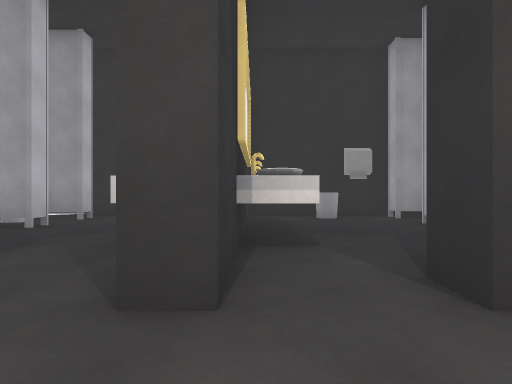
View 1 (above)

16 first-person views from a walk through a 3-D level made in the Unity game engine. The camera is 1.2 m above the floor, looks level and sees 70° across. The floor is counted in squares, 2 m on a side. Each view is taken from the middle of a square. On the plan, view 1 faces up. The plan holds only what a view shows up to about 10 squares ahead; the rest is blank. The place goes on beyond the plan. The player is left out. Door leaves are left out, so doorways stand open. Some surface patterns are stand-ins.

View 2
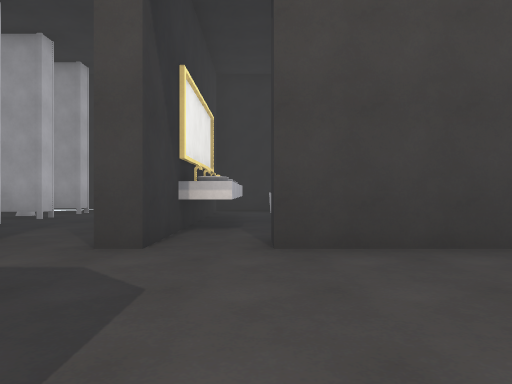

View 3
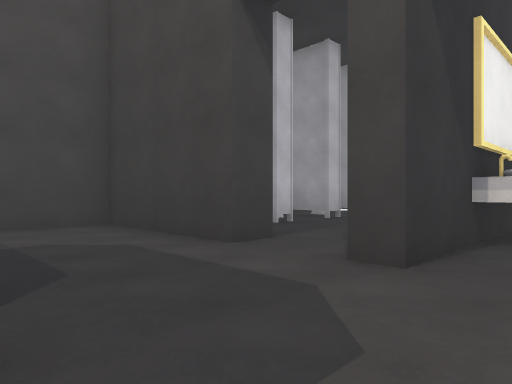

View 4
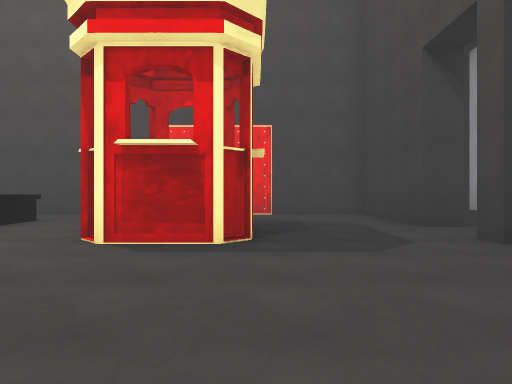

View 5
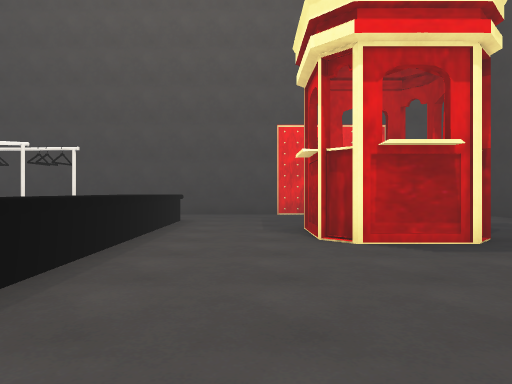

View 6
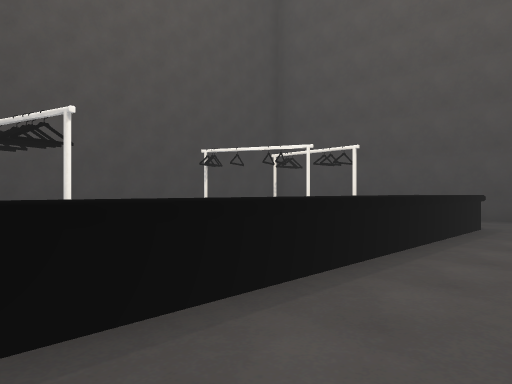

View 7
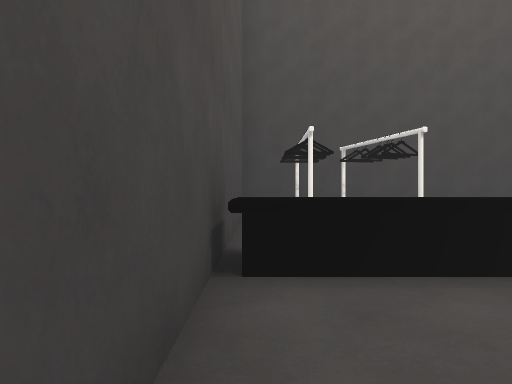

View 8
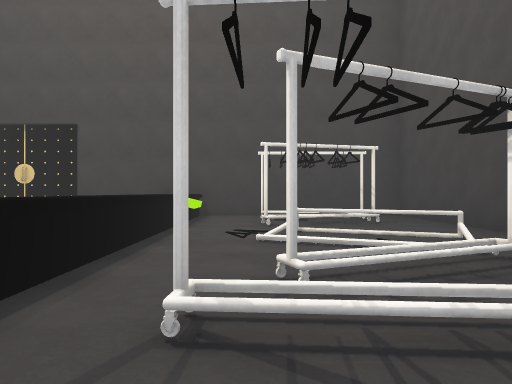

View 9
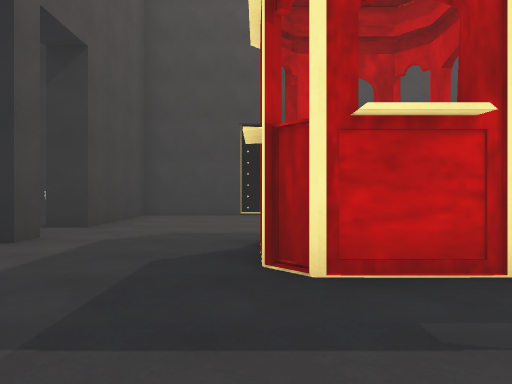

View 10
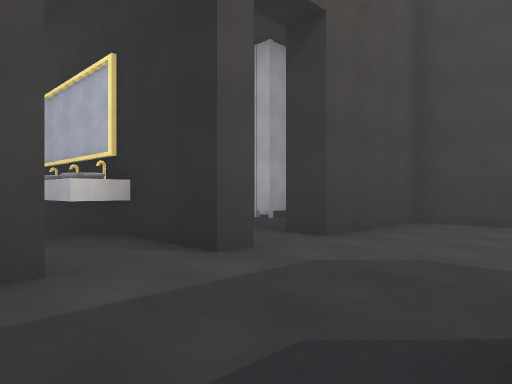

View 11
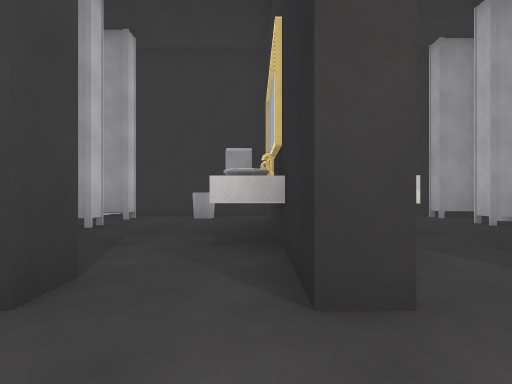

View 12
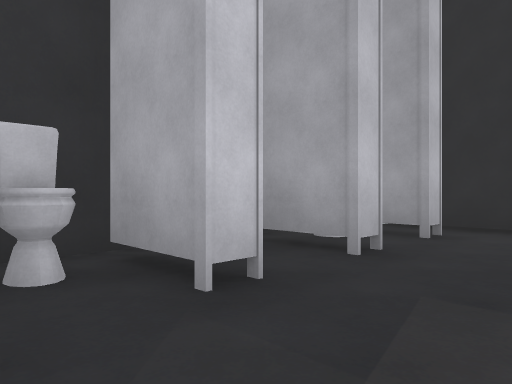

View 13
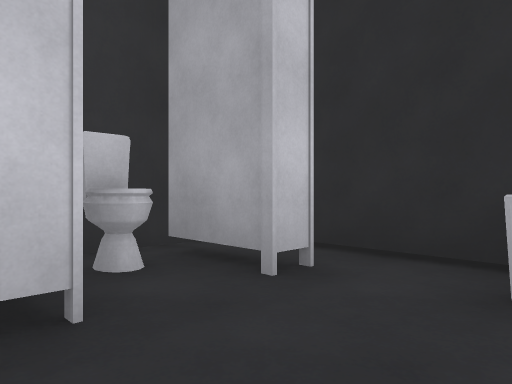

View 14
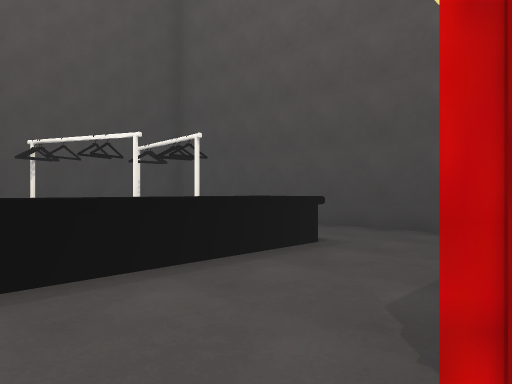

View 15
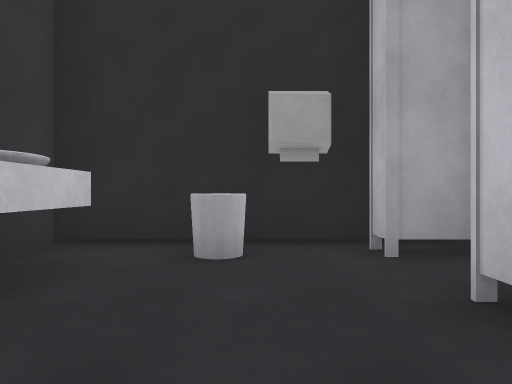

View 16
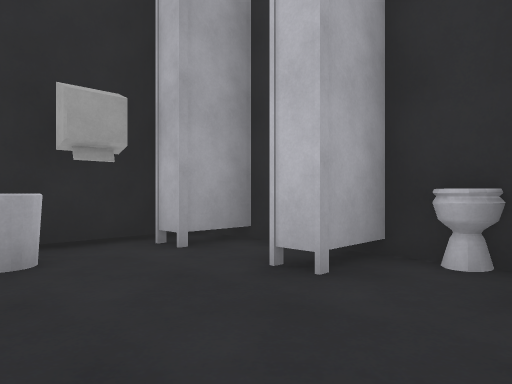

### Floor plan
Key: @ floor where view 1 was taken; # wall or solid block; x gap in a wall; . floor; / step, stairs or slope; D open door; = window, fence, low wall or low ledge; ^ raised ledge.
Columns run from 6 left of view 1 to 5 right of it. Each row starts with its distance up from view 1.
 10   #########
  9  ....#....#
  8 #x#D###..D#
  7 #^.D.##..D#
  6 ###..##..D#
  5 ##DD.##...#
  4 #^D..##..D#
  3 # D..#... #
  2 ####.#..DD##
  1 #........D.#
  0 #.....@....#
 -1 #...##.....#
 -2 # ..##.... #
 -3 #...##.....#
 -4 #..........#
 -5 #..........#
 -6 #..^^^^^^^^#
 -7 #....^.....#
 -8 #.......//.#
 -9 # ....=.//.#
-10 # #.#.=.//.#
-11 #    ......#
-12 ############

Where each view was taken, in squares from view 1:
view 1: 0 up, 0 right, facing up
view 2: 2 down, 1 right, facing up
view 3: 1 down, 1 right, facing up-left
view 4: 1 down, 4 right, facing left
view 5: 4 down, 4 right, facing left
view 6: 4 down, 3 right, facing down-left
view 7: 3 down, 4 right, facing down
view 8: 8 down, 5 left, facing right
view 9: 1 down, 5 left, facing right
view 10: 1 down, 3 left, facing up-right
view 11: 0 up, 1 left, facing up
view 12: 3 up, 2 left, facing up-left
view 13: 6 up, 2 left, facing up-left
view 14: 3 down, 0 right, facing down-left
view 15: 5 up, 2 right, facing up
view 16: 5 up, 1 right, facing up-right
